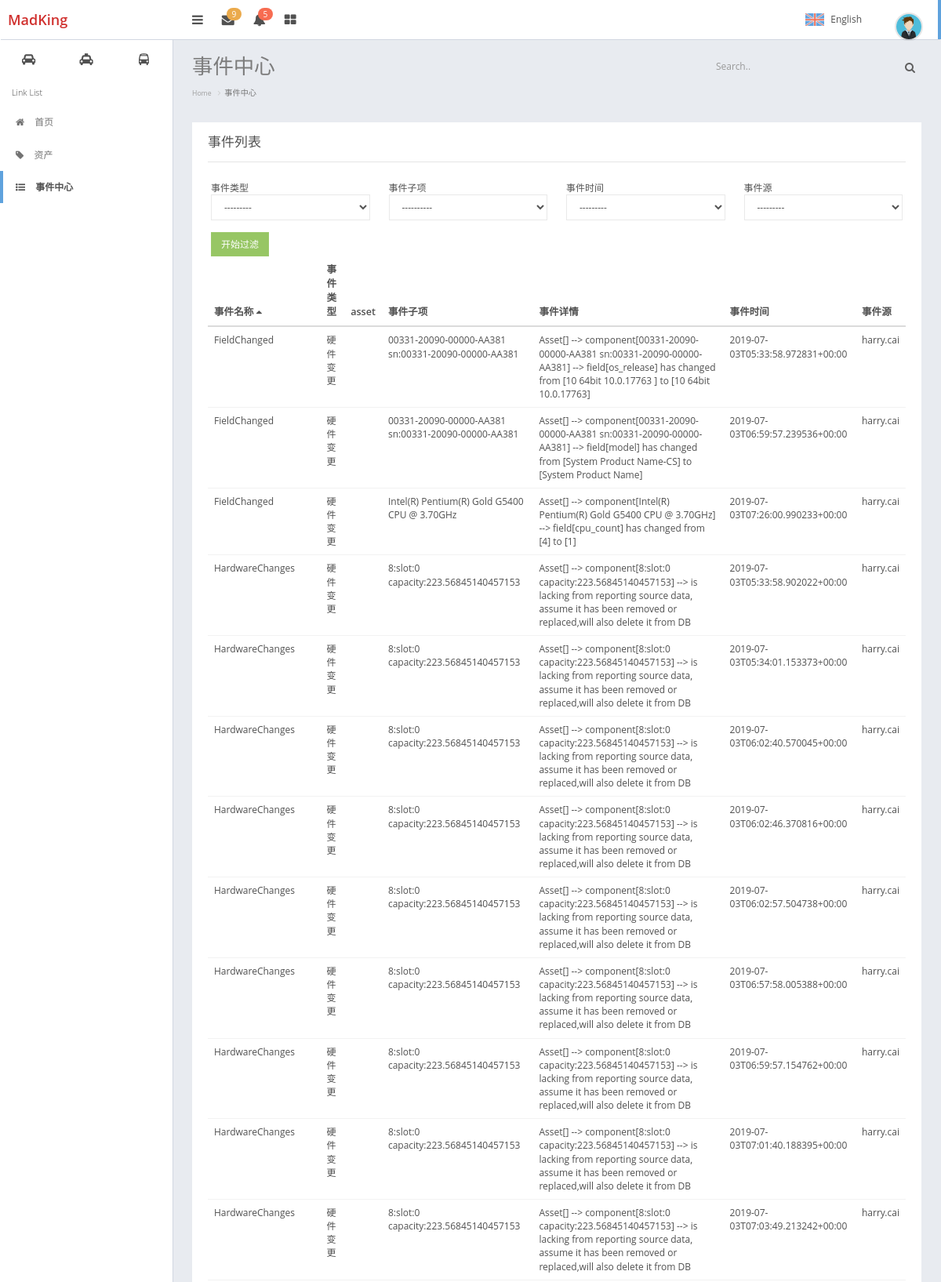
The page /asset/event_center/?page=1&orderby=name (signed in, upper part) on the database its author committed.
### assets/models.py (models this page shows, shortened)
class EventLog(models.Model):
    name = models.CharField(verbose_name='事件名称', max_length=100)
    event_type_choices = (
        (1, '硬件变更'),
        (2, '新增配件'),
        (3, '设备下线'),
        (4, '设备上线'),
        (5, '定期维护'),
        (6, '业务上线\更新\变更'),
        (7, '其它'),
    )
    event_type = models.SmallIntegerField(verbose_name='事件类型', choices=event_type_choices)
    asset = models.ForeignKey('Asset', on_delete=models.CASCADE)
    component = models.CharField(verbose_name='事件子项', max_length=255, blank=True, null=True)
    detail = models.TextField(verbose_name='事件详情')
    date = models.DateTimeField(verbose_name='事件时间', auto_now_add=True)
    user = models.ForeignKey('UserProfile', verbose_name='事件源', on_delete=models.CASCADE)
    memo = models.TextField(verbose_name='备注', blank=True, null=True)
    class Meta:
        verbose_name = '事件纪录'
        verbose_name_plural = "事件纪录"
    def colored_event_type(self):
        if self.event_type == 1:
            cell_html = '<span style="background: orange;">%s</span>'
        elif self.event_type == 2:
            cell_html = '<span style="background: yellowgreen;">%s</span>'
        else:
            cell_html = '<span >%s</span>'
        return cell_html % self.get_event_type_display()
    colored_event_type.allow_tags = True
    colored_event_type.short_description = '事件类型'

class Asset(models.Model):
    asset_type_choices = (
        ('server', '服务器'),
        ('networkdevice', '网络设备'),
        ('storagedevice', '存储设备'),
        ('securitydevice', '安全设备'),
        ('securitydevice', '机房设备'),
        ('software', '软件资产'),
    )
    asset_type = models.CharField(choices=asset_type_choices, max_length=64, default='server')
    name = models.CharField(max_length=64, unique=True)
    sn = models.CharField(verbose_name='资产SN号', max_length=128, unique=True)
    manufactory = models.ForeignKey('Manufactory', verbose_name='制造商', null=True, blank=True, on_delete=models.CASCADE)
    management_ip = models.GenericIPAddressField(verbose_name='管理IP', blank=True, null=True)
    contract = models.ForeignKey('Contract', verbose_name=u'合同', null=True, blank=True, on_delete=models.CASCADE)
    trade_date = models.DateField(verbose_name='购买时间', null=True, blank=True)
    expire_date = models.DateField(verbose_name='过保修期', null=True, blank=True)
    price = models.FloatField(verbose_name='价格', null=True, blank=True)
    business_unit = models.ForeignKey('BusinessUnit', verbose_name='所属业务线', null=True, blank=True,
                                      on_delete=models.CASCADE)
    tags = models.ManyToManyField('Tag', blank=True)
    admin = models.ForeignKey('UserProfile', verbose_name='资产管理员', null=True, blank=True, on_delete=models.CASCADE)
    idc = models.ForeignKey('IDC', verbose_name='IDC机房', null=True, blank=True, on_delete=models.CASCADE)
    status_choices = ((0, '在线'),
                      (1, '已下线'),
                      (2, '未知'),
                      (3, '故障'),
                      (4, '备用'),
                      )
    status = models.SmallIntegerField(choices=status_choices, default=0)
    memo = models.TextField(verbose_name='备注', null=True, blank=True)
    create_date = models.DateTimeField(blank=True, auto_now_add=True)
    update_date = models.DateTimeField(blank=True, auto_now=True)
    class Meta:
        verbose_name = '资产总表'
        verbose_name_plural = "资产总表"
    def __str__(self):
        return '<id:%s name:%s>' % (self.id, self.name)

class UserProfile(User):
    name = models.CharField(verbose_name="姓名", max_length=32)
    token = models.CharField(verbose_name='token', max_length=128, default=None, blank=True, null=True)
    def __str__(self):
        return self.name
    class Meta:
        super(User.Meta)
        verbose_name = "用户"
        verbose_name_plural = "用户"

### assets/views.py (the view)
@login_required
def event_center(request):
    eventlog_objs = tables.table_filter(request, admin.EventLogAdmin, models.EventLog)
    order_res = tables.get_orderby(request, eventlog_objs, admin.EventLogAdmin)
    paginator = Paginator(order_res[0], admin.EventLogAdmin.list_per_page)
    page = request.GET.get('page')
    try:
        objs = paginator.page(page)
    except PageNotAnInteger:
        objs = paginator.page(1)
    except EmptyPage:
        objs = paginator.page(paginator.num_pages)
    table_obj = tables.TableHandler(request,
                                    models.EventLog,
                                    admin.EventLogAdmin,
                                    objs,
                                    order_res
                                    )
    return render(request, 'assets/event_center.html', {'table_obj': table_obj,
                                                        'paginator': paginator})

### assets/tables.py (called while the page is built)
def get_orderby(request, model_objs, admin_form):
    orderby_field = request.GET.get('orderby')
    if orderby_field:
        orderby_field = orderby_field.strip()
        orderby_column_index = admin_form.list_display.index(orderby_field.strip('-'))
        objs = model_objs.order_by(orderby_field)
        if orderby_field.startswith('-'):
            orderby_field = orderby_field.strip('-')
        else:
            orderby_field = '-%s' % orderby_field
        return [objs, orderby_field, orderby_column_index]
    else:
        return [model_objs, orderby_field, None]

def table_filter(request, model_admin, models_class):
    print(model_admin.list_filter)
    filter_conditions = {}
    for condition in model_admin.list_filter:
        if request.GET.get(condition):
            filed_type_name = models_class._meta.get_field(condition).__repr__()
            if 'ForeignKey' in filed_type_name:
                filter_conditions['%s_id' % condition] = request.GET.get(condition)
            elif 'DateField' in filed_type_name or 'DateTimeField' in filed_type_name:
                filter_conditions['%s__gt' % condition] = request.GET.get(condition)
            else:
                filter_conditions[condition] = request.GET.get(condition)
    print("filter conditons", filter_conditions)
    return models_class.objects.filter(**filter_conditions)

### assets/templatetags/custom_tag.py (called while the page is built, shortened)
@register.simple_tag
def get_table_column(column, table_obj):
    try:
        column_name = table_obj.model_class._meta.get_field(column).verbose_name
    except Exception as e:
        print("ee", e)
        column_name = getattr(table_obj.model_class, column)
    return column_name

@register.simple_tag
def render_page_num(request, paginator_obj, loop_counter):
    abs_full_url = request.get_full_path()
    if "?page=" in abs_full_url:
        url = re.sub("page=\d+", "page=%s" % loop_counter, request.get_full_path())
    elif "?" in abs_full_url:
        url = "%s&page=%s" % (request.get_full_path(), loop_counter)
    else:
        url = "%s?page=%s" % (request.get_full_path(), loop_counter)
    if loop_counter == paginator_obj.number:  # current page
        return mark_safe('''<li class='active'><a href="{abs_url}">{page_num}</a></li>''' \
                         .format(abs_url=url, page_num=loop_counter))

@register.filter
def to_string(value):
    return '%s' % value

### templates/assets/event_center.html (shortened to what this page needs)
{% extends 'base.html' %}
{% block page-content-title %}
事件中心
{% endblock %}
{% block page-nav-tab %}
<ol class="breadcrumb">
    <li><a href="/">Home</a></li>
    <li class="active">事件中心</li>
</ol>
{% endblock %}
{% block page-content %}
<div class="panel">
        <div class="panel-heading">
            <h3 class="panel-title">事件列表</h3>
        </div>
        <div class="panel-body" >
           {% include 'assets/model_list_filter_component.html' %}
           {% include 'assets/model_obj_list_components.html' %}
        </div>
</div>
{% endblock %}

### templates/assets/model_obj_list_components.html (shortened to what this page needs)
{% load custom_tag %}
<div class="table-responsive">
    <table id="asset_list" class=" table  table-hover">
      <thead >
            <tr class="">
                {% for column in table_obj.list_display %}
                <th class="column-sorted">
                    <a href="?page={{ table_obj.query_sets.number }}&orderby={% if table_obj.orderby_col_index == forloop.counter0 %}{{ table_obj.orderby_field}}{% else %}{{ column }}{% endif %}" >
                        {% get_table_column column table_obj %}
                        {% display_orderby_arrow table_obj forloop.counter0 %}
                    </a>
                </th>
                {% endfor %}
            </tr>
        </thead>
        <tbody>
            {% for row in table_obj.query_sets %}
                <tr>
                    {% build_table_row  row table_obj 'id'  'asset_detail'  %}
                </tr>
            {% endfor %}
        </tbody>
    </table>
</div>

### rows shown on the page
EventLog: name+event_type+asset "FieldChanged 硬件变更 00331-20090-00000-AA381 sn:00331-20090-00000-AA381 Asset[ ] --> component[00331-20090-00000-AA381 sn:00331-20090-00000-AA381] --> field[os_release] has changed from [10 64bit 10.0.17763 ] to [10 64bit 10.0.17763] 2019-07-03T05:33:58.972831+00:00 harry.cai"
EventLog: name+event_type+asset "FieldChanged 硬件变更 00331-20090-00000-AA381 sn:00331-20090-00000-AA381 Asset[ ] --> component[00331-20090-00000-AA381 sn:00331-20090-00000-AA381] --> field[model] has changed from [System Product Name-CS] to [System Product Name] 2019-07-03T06:59:57.239536+00:00 harry.cai"
EventLog: name+event_type+asset "FieldChanged 硬件变更 Intel(R) Pentium(R) Gold G5400 CPU @ 3.70GHz Asset[ ] --> component[Intel(R) Pentium(R) Gold G5400 CPU @ 3.70GHz] --> field[cpu_count] has changed from [4] to [1] 2019-07-03T07:26:00.990233+00:00 harry.cai"
EventLog: name+event_type+asset "HardwareChanges 硬件变更 8:slot:0 capacity:223.56845140457153 Asset[ ] --> component[8:slot:0 capacity:223.56845140457153] --> is lacking from reporting source data, assume it has been removed or replaced,will also delete it from DB 2019-07-03T05:33:58.902022+00:00 harry.cai"
EventLog: name+event_type+asset "HardwareChanges 硬件变更 8:slot:0 capacity:223.56845140457153 Asset[ ] --> component[8:slot:0 capacity:223.56845140457153] --> is lacking from reporting source data, assume it has been removed or replaced,will also delete it from DB 2019-07-03T05:34:01.153373+00:00 harry.cai"
EventLog: name+event_type+asset "HardwareChanges 硬件变更 8:slot:0 capacity:223.56845140457153 Asset[ ] --> component[8:slot:0 capacity:223.56845140457153] --> is lacking from reporting source data, assume it has been removed or replaced,will also delete it from DB 2019-07-03T06:02:40.570045+00:00 harry.cai"
EventLog: name+event_type+asset "HardwareChanges 硬件变更 8:slot:0 capacity:223.56845140457153 Asset[ ] --> component[8:slot:0 capacity:223.56845140457153] --> is lacking from reporting source data, assume it has been removed or replaced,will also delete it from DB 2019-07-03T06:02:46.370816+00:00 harry.cai"
EventLog: name+event_type+asset "HardwareChanges 硬件变更 8:slot:0 capacity:223.56845140457153 Asset[ ] --> component[8:slot:0 capacity:223.56845140457153] --> is lacking from reporting source data, assume it has been removed or replaced,will also delete it from DB 2019-07-03T06:02:57.504738+00:00 harry.cai"
EventLog: name+event_type+asset "HardwareChanges 硬件变更 8:slot:0 capacity:223.56845140457153 Asset[ ] --> component[8:slot:0 capacity:223.56845140457153] --> is lacking from reporting source data, assume it has been removed or replaced,will also delete it from DB 2019-07-03T06:57:58.005388+00:00 harry.cai"
EventLog: name+event_type+asset "HardwareChanges 硬件变更 8:slot:0 capacity:223.56845140457153 Asset[ ] --> component[8:slot:0 capacity:223.56845140457153] --> is lacking from reporting source data, assume it has been removed or replaced,will also delete it from DB 2019-07-03T06:59:57.154762+00:00 harry.cai"
EventLog: name+event_type+asset "HardwareChanges 硬件变更 8:slot:0 capacity:223.56845140457153 Asset[ ] --> component[8:slot:0 capacity:223.56845140457153] --> is lacking from reporting source data, assume it has been removed or replaced,will also delete it from DB 2019-07-03T07:01:40.188395+00:00 harry.cai"
EventLog: name+event_type+asset "HardwareChanges 硬件变更 8:slot:0 capacity:223.56845140457153 Asset[ ] --> component[8:slot:0 capacity:223.56845140457153] --> is lacking from reporting source data, assume it has been removed or replaced,will also delete it from DB 2019-07-03T07:03:49.213242+00:00 harry.cai"

### other values the page prints
{{ filter_column.verbose_name }} "事件类型" "事件子项" "事件时间" "事件源"
form field event_type "---------"
form field component "----------"
form field date "---------"
form field user "---------"
